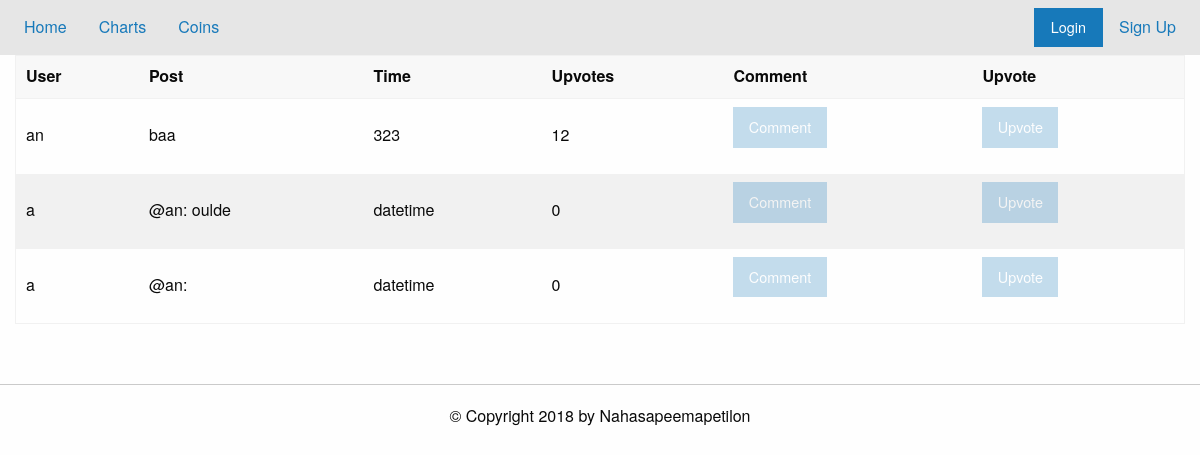
Page /thread?id=2 on the earlier database version.
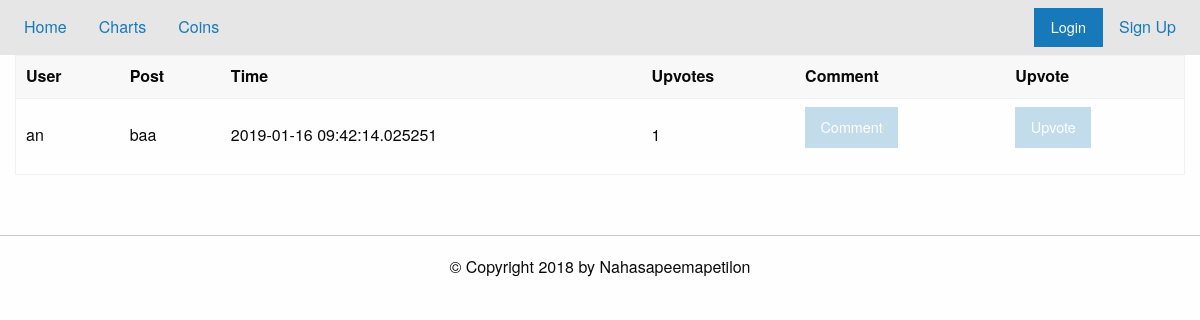
Same page on the later database version.
### tables this page shows
CREATE TABLE t2 (postID INT PRIMARY KEY,post TEXT,user TEXT,time TEXT,upvote INT,whoVote TEXT);

### app.py (the view, shortened to what this page needs)
@app.route("/thread", methods=['POST','GET'])
def load_thread():
    if request.method=="GET":
        threadID = request.args.get('id')#or perhaps name?
        print(threadID)
        db = sqlite3.connect('./data/base.db')
        c = db.cursor()
        try:
            posts = dbEditor.viewThread(c, threadID)
            db.close()
            return render_template('thread.html', notLoggedIn=noUser(), posts=posts, threadname=posts[0][1], threadID=threadID)
        except:
            flash("Thread not Found")
            return redirect('/')

### app.py (called while the page is built)
def noUser():
    return 'username' not in session.keys()

### util/dbEditor.py (called while the page is built)
def viewThread(cursor,threadID):
    v = "SELECT user,post,time,postID,upvote,whoVote FROM t" + str(threadID) + ";" # not the people who upvote
    val = list(cursor.execute(v))
    return val

### templates/thread.html (shortened to what this page needs)
{% extends "forum.html" %}
{% block content %}
<div class="grid-container">
{% set msgs = get_flashed_messages() %}
  <div class="table-scroll">
<table class="hover">
  <thead><tr>
      <th> User </th><th> Post </th><th> Time </th><th> Upvotes </th>
      <th> Comment</th><th> Upvote</th>
  </tr></thead>
  <tbody>
    {% for post in posts %}
    <tr>
      <td id="{{post[3]}}">{{post[0]}}</td><td>{{post[1]}}</td>
      <td>{{post[2]}}</td><td>{{post[4]}}</td>
      <td>
	<button class="button" data-open="addPost{{post[3]}}" {% if notLoggedIn %} disabled {% endif %}> Comment</button>
      </td>
      <td><form action="#" method="POST">
	  <button class="button" value="{{post[3]}},{{threadID}}" name="upvote" {% if notLoggedIn %} disabled {% endif %}>Upvote</button>
      </form></td>
    </tr>
    {% endfor %}
  </tbody>
</table>
</div>
</div>
{% endblock %}

### templates/forum.html (shortened to what this page needs)
{% extends "home.html" %}

### templates/home.html (shortened to what this page needs)
{% extends "layout.html" %}
{% block pageTop %}
<div class="top-bar">
  <div class="top-bar-left"><ul class="menu">
      <li><a href="/">Home</a></li>
      <li><a href="/chart">Charts</a></li>
	  <li><a href="/coins">Coins</a><li>
  </ul></div>
  <div class="top-bar-right"><ul class="menu">
      {% if notLoggedIn %}
      <li><button class="button" type="button" data-toggle="example-dropdown">Login</button>
      </li>
      <li><a href="/register_page"> Sign Up</a></li>
      {% else %}
      <li> <a href="/profile"> Profile</a></li>
      <li> <a href="/logout"> LogOut </a></li>
      {% endif %}
  </ul></div>
</div>
{% endblock %}

### templates/layout.html (shortened to what this page needs)
<!DOCTYPE html>
<html lang="en" >
  <head>
    <link rel="stylesheet" href="https://cdn.jsdelivr.net/npm/foundation-sites@6.5.1/dist/css/foundation.min.css">
    <link rel="stylesheet" href="https://cdnjs.cloudflare.com/ajax/libs/foundation/6.0.1/css/foundation.css">
  </head>
  <body>
    {% block pageTop %}{% endblock %}
    {% block content %}{% endblock %}
    <br><hr>
    <div id="footer" class="grid-container">
      <div class="grid-x grid-padding-x">
	<div class="cell">
      {% block footer %}
      <h6 class="text-center"> &copy; Copyright 2018 by Nahasapeemapetilon</h6>
      {% endblock %}
	</div>
      </div>
    </div>
  </body>
</html>

Differences in the rows shown:
removed t2: user "a", post "@an: oulde", time "datetime", upvote "0", {{ post[3] }} 2 (drawn)
removed t2: user "a", post "@an:", time "datetime", upvote "0", {{ post[3] }} 3 (drawn)
changed t2 "an": time "323" → "2019-01-16 09:42:14.025251"; upvote "12" → "1"
